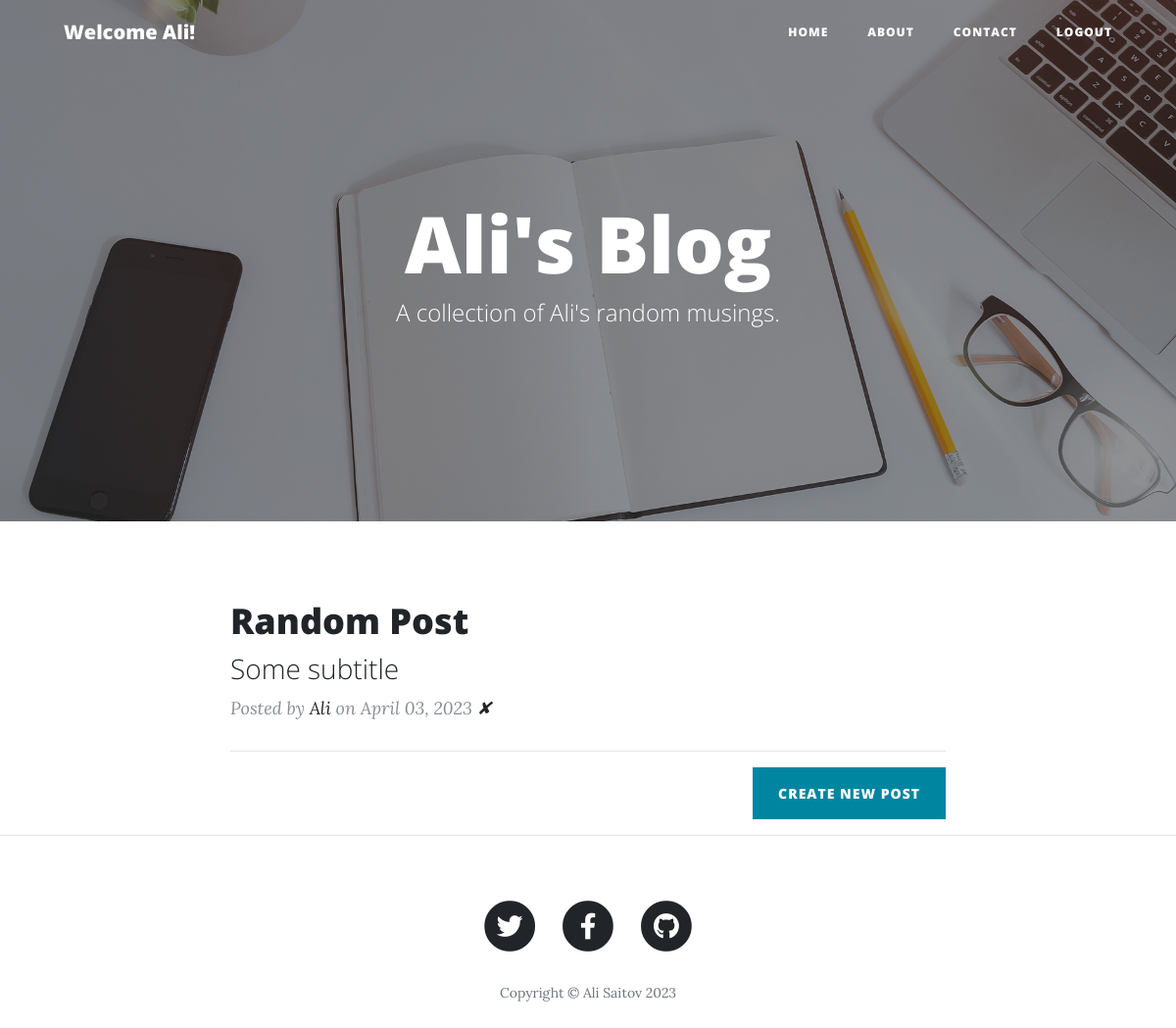
The page / (signed in) on the database its author committed.
### main.py (models this page shows)
class User(UserMixin, db.Model):
    __tablename__ = "users"
    id = db.Column(db.Integer, primary_key=True)
    email = db.Column(db.String(100), unique=True)
    password = db.Column(db.String(100))
    name = db.Column(db.String(100))
    posts = relationship("BlogPost", back_populates="author")
    comments = relationship("Comment", back_populates="comment_author")

class BlogPost(db.Model):
    __tablename__ = "blog_posts"
    id = db.Column(db.Integer, primary_key=True)
    title = db.Column(db.String(250), unique=True, nullable=False)
    subtitle = db.Column(db.String(250), nullable=False)
    date = db.Column(db.String(250), nullable=False)
    body = db.Column(db.String, nullable=False)
    img_url = db.Column(db.String(250), nullable=False)
    author_id = db.Column(db.Integer, db.ForeignKey("users.id"))
    author = relationship("User", lazy='subquery', back_populates="posts")
    comments = relationship("Comment", back_populates="parent_post")

### main.py (the view)
@app.route('/')
def get_all_posts():
    with app.app_context():
        posts = db.session.query(BlogPost).all()
    return render_template("index.html", all_posts=posts, current_user=current_user)

### main.py (called while the page is built)
@login_manager.user_loader
def load_user(user_id):
    return User.query.get(int(user_id))

### templates/index.html
{% include "header.html" %}
  <header class="masthead" style="background-image: url( '{{ url_for('static', filename='img/home-bg.jpg') }}' )">
    <div class="overlay"></div>
    <div class="container">
      <div class="row">
        <div class="col-lg-8 col-md-10 mx-auto">
          <div class="site-heading">
            <h1>Ali's Blog</h1>
            <span class="subheading">A collection of Ali's random musings.</span>
          </div>
        </div>
      </div>
    </div>
  </header>
  <div class="container">
    <div class="row">
      <div class="col-lg-8 col-md-10 mx-auto">
        {% for post in all_posts %}
        <div class="post-preview">
          <a href="{{ url_for('show_post', post_id=post.id) }}">
            <h2 class="post-title">
              {{post.title}}
            </h2>
            <h3 class="post-subtitle">
              {{post.subtitle}}
            </h3>
          </a>
          <p class="post-meta">Posted by
            <a href="#">{{post.author.name}}</a>
            on {{post.date}}
            {% if current_user.id == 1: %}
            <a href="{{ url_for('delete_post', post_id=post.id) }}">✘</a>
            {% endif %}
          </p>
        </div>
        <hr>
        {% endfor %}
        {% if current_user.id == 1: %}
        <div class="clearfix">
          <a class="btn btn-primary float-right" href="{{ url_for('add_new_post') }}">Create New Post</a>
        </div>
        {% endif %}
      </div>
    </div>
  </div>
  <hr>
{% include "footer.html" %}

### templates/header.html (shortened to what this page needs)
<!DOCTYPE html>
<html lang="en">
<head>
  <link href="{{ url_for('static', filename='vendor/bootstrap/css/bootstrap.min.css') }}" rel="stylesheet">
  <link href="{{ url_for('static', filename='vendor/fontawesome-free/css/all.min.css')}}" rel="stylesheet" type="text/css">
  <link href="{{ url_for('static', filename='css/clean-blog.min.css')}}" rel="stylesheet">
</head>
<body>
  <nav class="navbar navbar-expand-lg navbar-light fixed-top" id="mainNav">
    <div class="container">
      {% if current_user.is_authenticated %}
      <a class="navbar-brand" href="{{url_for('get_all_posts')}}">Welcome {{ current_user.name }}!</a>
      {% else %}
      <a class="navbar-brand" href="{{url_for('get_all_posts')}}">BlogPost</a>
      {% endif %}
      <div class="collapse navbar-collapse" id="navbarResponsive">
        <ul class="navbar-nav ml-auto">
          <li class="nav-item">
            <a class="nav-link" href="/">Home</a>
          </li>
          <li class="nav-item">
            <a class="nav-link" href="/about">About</a>
          </li>
          <li class="nav-item">
            <a class="nav-link" href="/contact">Contact</a>
          </li>
          {% if current_user.is_authenticated %}
          <li class="nav-item">
            <a class="nav-link" href="/logout">Logout</a>
          </li>
          {% endif %}
        </ul>
      </div>
    </div>
  </nav>

### rows shown on the page
User: name "Ali"
BlogPost: title "Random Post", subtitle "Some subtitle", author.name "Ali", date "April 03, 2023"
